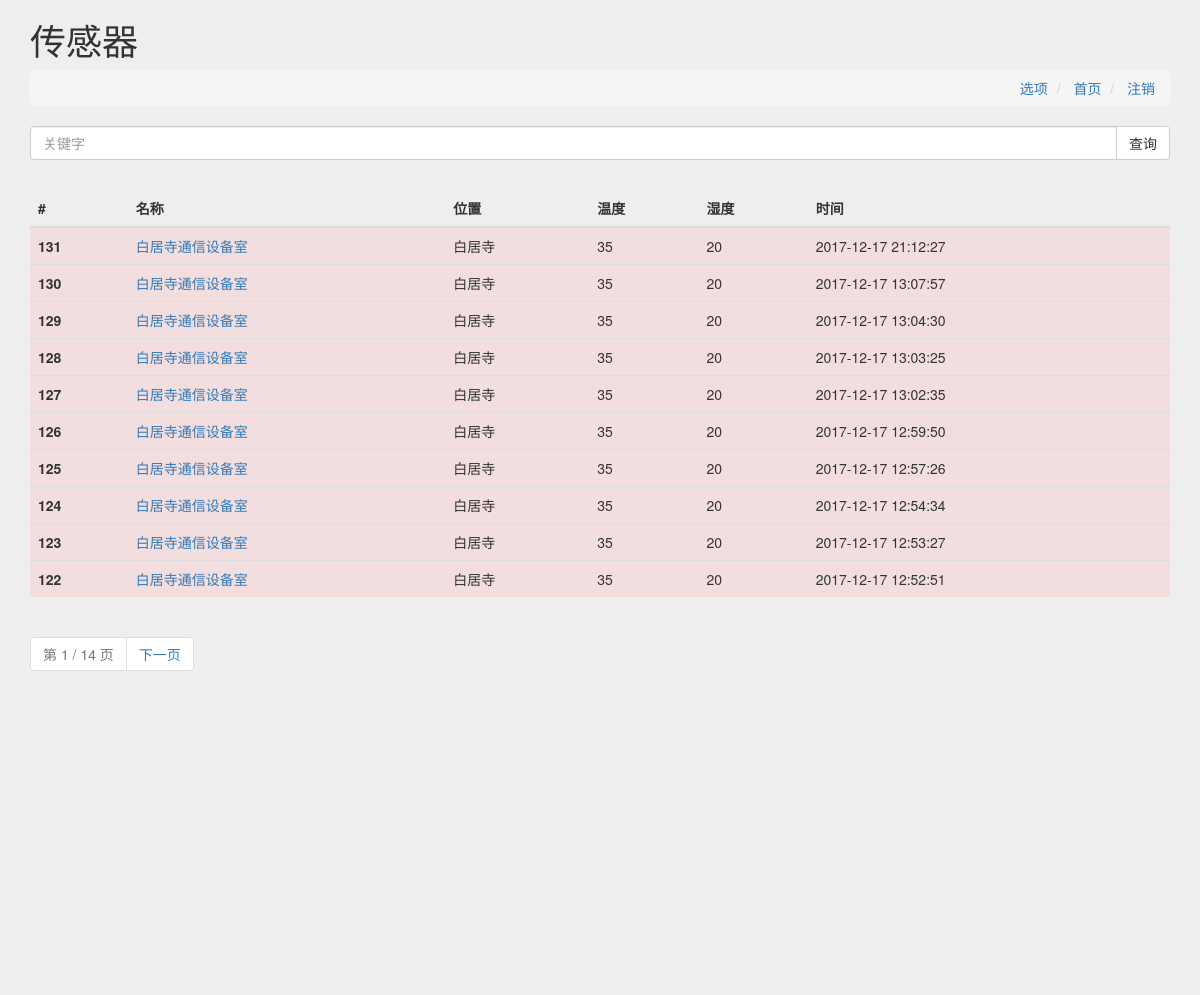
/sensor?text= (signed in), run on the app's committed database.
### home/models.py (models this page shows, shortened)
class Sensor(models.Model):
    name = models.CharField(max_length=50)
    value1 = models.CharField(max_length=50)
    value2 = models.CharField(max_length=50)
    value3 = models.CharField(max_length=50)
    value4 = models.CharField(max_length=50)
    value5 = models.CharField(max_length=50)
    location = models.CharField(max_length=50)
    create_time = models.DateTimeField(default=datetime.now())
    update_time = models.DateTimeField(default=datetime.now())
    class Meta:
        verbose_name = '传感器数据'
        verbose_name_plural = '传感器数据'

### home/views.py (the view)
# urls.py: url(r'^sensor', views.sensor, name='sensor'),  # 传感器页
def sensor(request):
    username = request.session.get('username', None)
    if username:
        if request.method == 'GET':
            text = request.GET.get('text')
            if text == None:
                response = HttpResponseRedirect('/sensor?text=')
                return response
            else:
                temperature = Option.objects.get(name='temperature')
                humidity = Option.objects.get(name='humidity')
                sensor_all = Sensor.objects.filter(
                    location__contains=text).order_by('-id')
                paginator = Paginator(sensor_all, 10)  # 每页显示一条数据
                page = request.GET.get('page')
                try:
                    sensor = paginator.page(page)
                except PageNotAnInteger:
                    sensor = paginator.page(1)  # 如果页面不是整数跳到第一页
                except EmptyPage:
                    sensor = paginator.page(
                        paginator.num_pages)  # 如果页面超出最大范围跳到最后一页
                all_location_count = Sensor.objects.filter(
                    location__contains=text).count()
                chejian_location_count = Sensor.objects.filter(
                    location__contains=text,
                    location='车间',
                    value1__lt=temperature.value).count()
                baijusi_location_count = Sensor.objects.filter(
                    location__contains=text,
                    location='白居寺',
                    value1__lt=temperature.value).count()
                baijusichechang_location_count = Sensor.objects.filter(
                    location__contains=text,
                    location='白居寺车场',
                    value1__lt=temperature.value).count()
                dayan_location_count = Sensor.objects.filter(
                    location__contains=text,
                    location='大堰',
                    value1__lt=temperature.value).count()
                dayanchechang_location_count = Sensor.objects.filter(
                    location__contains=text,
                    location='大堰车场',
                    value1__lt=temperature.value).count()
                daping_location_count = Sensor.objects.filter(
                    location__contains=text,
                    location='大坪',
                    value1__lt=temperature.value).count()
                all2_location_count = Sensor.objects.filter(
                    location__contains=text).count()
                chejian2_location_count = Sensor.objects.filter(
                    location__contains=text,
                    location='车间',
                    value1__gte=temperature.value).count()
                baijusi2_location_count = Sensor.objects.filter(
                    location__contains=text,
                    location='白居寺',
                    value1__gte=temperature.value).count()
                baijusichechang2_location_count = Sensor.objects.filter(
                    location__contains=text,
                    location='白居寺车场',
                    value1__gte=temperature.value).count()
                dayan2_location_count = Sensor.objects.filter(
                    location__contains=text,
                    location='大堰',
                    value1__gte=temperature.value).count()
                dayanchechang2_location_count = Sensor.objects.filter(
                    location__contains=text,
                    location='大堰车场',
                    value1__gte=temperature.value).count()
                daping2_location_count = Sensor.objects.filter(
                    location__contains=text,
                    location='大坪',
                    value1__gte=temperature.value).count()
                return render(request, 'sensor.html', locals())
        else:
            pass
    else:
        response = HttpResponseRedirect('/login')
        return response

### home/templates/sensor.html (shortened to what this page needs)
<!DOCTYPE html>
<html>
<head>
    <link rel="stylesheet" href="https://cdn.bootcss.com/bootstrap/3.3.7/css/bootstrap.min.css">
</head>
<body style="background-color:#eee;">
    <div class="container">
        <div class="">
            <h1 class="text-left">传感器</h1>
        </div>
        <ol class="breadcrumb text-right">
            <li>
                <a href="{% url 'option' %}">选项</a>
            </li>
            <li>
                <a href="{% url 'sensor' %}">首页</a>
            </li>
            <li>
                <a class="text-right" href="{% url 'logout' %}">注销</a>
            </li>
        </ol>
        <form class="" action="{% url 'sensor' %}" method="get">
            <div class="input-group">
                <input type="text" name="text" class="form-control" placeholder="关键字">
                <span class="input-group-btn">
                    <input type="submit" class="btn btn-default" value="查询">
                </span>
            </div>
        </form>
    </div>
    <div class="container" style="padding-top:30px;">
        <div class="table-responsive">
            <table class="table table-hover">
                <thead>
                    <tr>
                        <th>#</th>
                        <th>名称</th>
                        <th>位置</th>
                        <th>温度</th>
                        <th>湿度</th>
                        <th>时间</th>
                    </tr>
                </thead>
                <tbody>
                    {% for s in sensor %} {% if s.value1 >= temperature.value or s.value2 <= humidity.value %} <tr class="danger">
                        <th scope="row">{{s.id}}</th>
                        <td><a href="meter?name={{s.name}}">{{s.name}}</a></td>
                        <td>{{s.location}}</td>
                        <td>{{s.value1}}</td>
                        <td>{{s.value2}}</td>
                        <td>{{s.create_time | date:'Y-m-d H:i:s'}}</td>
                        </tr>
                        {% endif %} {% endfor %}
                </tbody>
            </table>
        </div>
        <nav aria-label="Page navigation">
            <ul class="pagination">
                <li class="disabled">
                    <a href="#">第 {{sensor.number}} / {{sensor.paginator.num_pages}} 页</a>
                </li>
                {% if sensor.has_next %}
                <li>
                    <a href="sensor?text={{text}}&page={{sensor.next_page_number}}">下一页</a>
                </li>
                {% endif %}
            </ul>
        </nav>
    </div>
    <div class="container">
        <div class="col-md-6" style="height:300px;">
            <div id="main" style="width: 100%;height:100%;"></div>
        </div>
        <div class="col-md-6" style="height:300px;">
            <div id="main2" style="width:100%;height:100%;"></div>
        </div>
    </div>
</body>
</html>

### data on the page
Sensor: id "131", name "白居寺通信设备室", location "白居寺", value1 "35", value2 "20", create_time "2017-12-17 21:12:27"
Sensor: id "130", name "白居寺通信设备室", location "白居寺", value1 "35", value2 "20", create_time "2017-12-17 13:07:57"
Sensor: id "129", name "白居寺通信设备室", location "白居寺", value1 "35", value2 "20", create_time "2017-12-17 13:04:30"
Sensor: id "128", name "白居寺通信设备室", location "白居寺", value1 "35", value2 "20", create_time "2017-12-17 13:03:25"
Sensor: id "127", name "白居寺通信设备室", location "白居寺", value1 "35", value2 "20", create_time "2017-12-17 13:02:35"
Sensor: id "126", name "白居寺通信设备室", location "白居寺", value1 "35", value2 "20", create_time "2017-12-17 12:59:50"
Sensor: id "125", name "白居寺通信设备室", location "白居寺", value1 "35", value2 "20", create_time "2017-12-17 12:57:26"
Sensor: id "124", name "白居寺通信设备室", location "白居寺", value1 "35", value2 "20", create_time "2017-12-17 12:54:34"
Sensor: id "123", name "白居寺通信设备室", location "白居寺", value1 "35", value2 "20", create_time "2017-12-17 12:53:27"
Sensor: id "122", name "白居寺通信设备室", location "白居寺", value1 "35", value2 "20", create_time "2017-12-17 12:52:51"

### other printed values
{{ sensor.number }} "1"
{{ sensor.paginator.num_pages }} "14"
